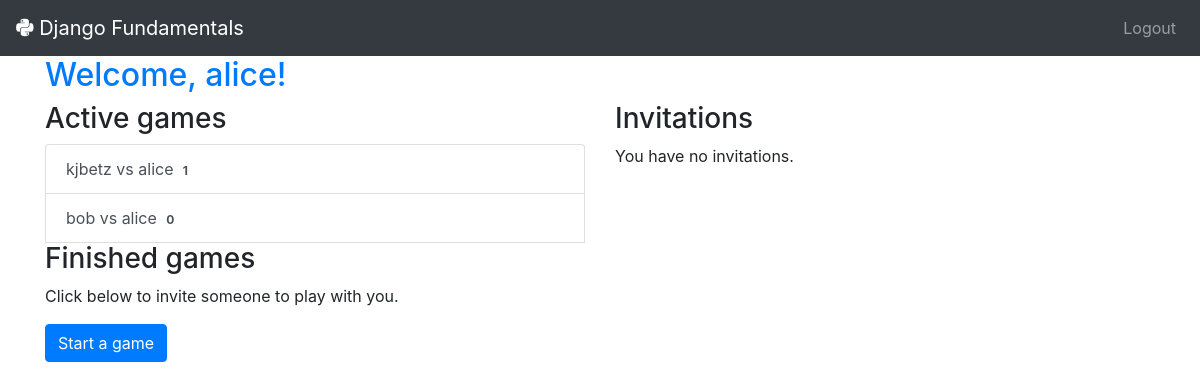
Page /player/home (signed in) on the earlier database version.
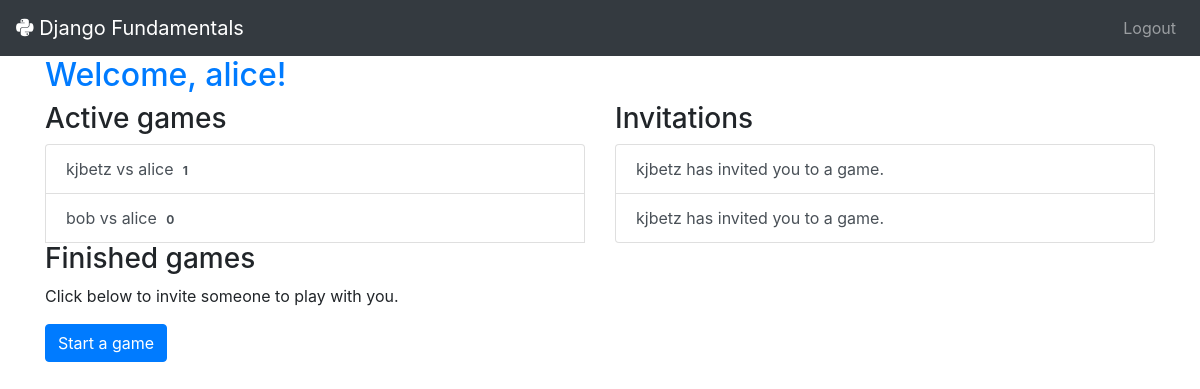
Same page on the later database version.
### gameplay/models.py (models this page shows, shortened)
@python_2_unicode_compatible
class Game(models.Model):
    first_player = models.ForeignKey(
        User, on_delete=models.DO_NOTHING, related_name="games_first_player")
    second_player = models.ForeignKey(
        User, on_delete=models.DO_NOTHING, related_name="games_second_player")
    start_time = models.DateTimeField(auto_now_add=True)
    last_active = models.DateTimeField(auto_now=True)
    status = models.CharField(
        max_length=1, default='F', choices=GAME_STATUS_CHOICES)
    objects = GamesQuerySet.as_manager()
    def get_absolute_url(self):
        return reverse('gameplay_detail', args=[self.id])
    def __str__(self):
        return "{0} vs {1}".format(self.first_player, self.second_player)

### player/models.py (models this page shows)
class Invitation(models.Model):
    from_user = models.ForeignKey(
        User, on_delete=models.CASCADE, related_name="invitations_sent")
    to_user = models.ForeignKey(
        User, on_delete=models.CASCADE,
        related_name="invitations_received",
        verbose_name="User to invite",
        help_text="Please select the user you want to play a game with.",)
    message = models.CharField(max_length=300, blank=True, verbose_name="Optional message",
                               help_text="It's always nice to add a friendly message!")
    timestamp = models.DateTimeField(auto_now_add=True)

### player/views.py (the view)
# urls.py: path('home', home, name="player_home"),
@login_required
def home(request):
    my_games = Game.objects.games_for_user(request.user)
    active_games = my_games.active()
    finished_games = my_games.difference(active_games)
    invitations = request.user.invitations_received.all()
    return render(request, "player/home.html", {'active_games': active_games, 'finished_games': finished_games, 'invitations': invitations})

### gameplay/models.py (called while the page is built)
    def games_for_user(self, user):
        return self.filter(
            Q(first_player=user) | Q(second_player=user)
        )

    def active(self):
        return self.filter(
            Q(status='F') | Q(status='S')
        )

### templates/player/home.html (shortened to what this page needs)
{% extends "base.html" %}
{% block content %}
  <h2 class="text-primary">Welcome, {{ user.username }}!</h2>
  <div class="row">
    <div class="col-md-6">
      <h3>Active games</h3>
      {% include "player/games_list_snippet.html" with games_list=active_games %}
      <h3>Finished games</h3>
      <p>Click below to invite someone to play with you.</p>
      <p><a class="btn btn-primary" href="{% url 'player_new_invitation' %}">Start a game</a></p>
    </div>
    <div class="col-md-6">
      <h3>Invitations</h3>
    {% if invitations %}
      <div class="list-group">
      {% for invitation in invitations %}
        <a class="list-group-item list-group-item-action" href="{% url 'player_accept_invitation' id=invitation.id %}">{{ invitation.from_user.username }} has invited you to a game.</a>
      {% endfor %}
      </div>
    {% else %}
      <p>You have no invitations.</p>
    {% endif %}
    </div>
  </div>
{% endblock %}

### templates/base.html (shortened to what this page needs)
<!DOCTYPE html>
<html lang="en">
  <head>
    {% block styling %}
    <link rel="stylesheet" href="https://stackpath.bootstrapcdn.com/bootstrap/4.1.3/css/bootstrap.min.css" />
    <link rel="stylesheet" href="https://use.fontawesome.com/releases/v5.6.0/css/all.css">
    {% endblock styling %}
  </head>
  <body>
    <nav class="navbar navbar-expand-lg navbar-dark bg-dark">
      <a class="navbar-brand mr-auto" href="/"><i class="fab fa-python"></i> Django Fundamentals</a>
      <ul class="nav navbar-nav navbar-right">
        {% if user.is_authenticated %}
          <li class="nav-item"><a class="nav-link" href="{% url 'player_logout' %}">Logout</a></li>
        {% else %}
          <li class="nav-item"><a class="nav-link" href="{% url 'player_login' %}">Login</a></li>
        {% endif %}
      </ul>
    </nav>
    <div class="container">
      {% block content %} {% endblock %}
    </div>
  </body>
</html>

### templates/player/games_list_snippet.html (shortened to what this page needs)
{% if games_list %}
  <ul class="list-group">
  {% for game in games_list %}
    <a class="list-group-item list-group-item-action" href="{{ game.get_absolute_url }}">
      {{ game }}
        <span class="badge">{{ game.move_set.count }}</span>
    <a>
  {% endfor %}
  </ul>
{% endif %}

Differences in the rows shown:
added Invitation: from_user.username "kjbetz"
added Invitation: from_user.username "kjbetz"
Other differences:
text no longer shown: "You have no invitations."
